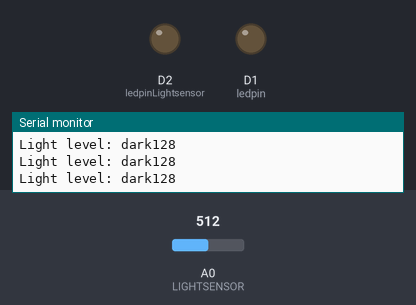
A sketch run on a simulated ESP8266 (NodeMCU). On the bench: output pins drawn as LEDs (lit = HIGH), the last lines printed to the serial monitor. The inputs (shaded band) are chosen by the test bench; at power-on: A0 (LIGHTSENSOR) = 512. WiFi joins after 1.5 s; servers stay silent unless stated; random numbers use the default seed unless the sketch sets one; no MQTT or app messages arrive unless stated.

Above: at 3.7 s.
3.8 s: A0 (LIGHTSENSOR) set to 0
At 5.1 s:
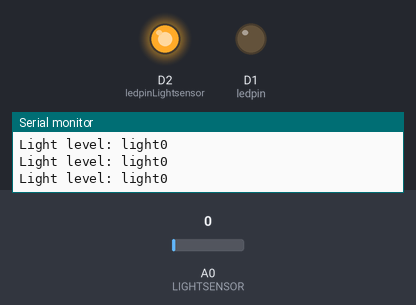
5.5 s: A0 (LIGHTSENSOR) set to 122
At 6.4 s:
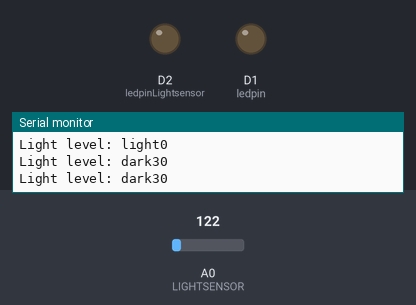
Timing chart, 0 to 8.5 s (numbered marks = the images above; inputs shaded):
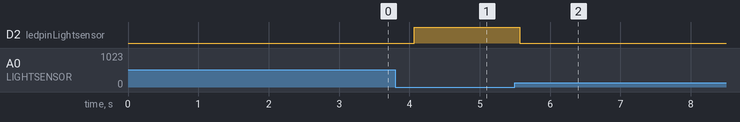

Measured:
- after the input at 3.8 s, D2 (ledpinLightsensor): LOW → HIGH after 0.27 s
- after the input at 5.5 s, D2 (ledpinLightsensor): HIGH → LOW after 0.07 s

The sketch:

requirement-D.ino
```cpp
#include <ESP8266WiFi.h>
#include <PubSubClient.h>
#define LIGHTSENSOR A0  // A/D Port
const char* ssid = "IoT-UNICA";
const char* password = "I@T-unic@2019";
const char* mqtt_server = "broker.mqtt-dashboard.com";
WiFiClient espClient;
PubSubClient client(espClient);
long lastMsg = 0;
char msg[50];
int value = 0;
int status = 0;
int ledpin = D1;
int ledpinLightsensor = D2;

void setup() {
  Serial.begin(115200);
  delay(1000);
  pinMode(ledpin, OUTPUT);
  pinMode(ledpinLightsensor, OUTPUT);
  setup_wifi();
  client.setServer(mqtt_server, 1883);
  client.setCallback(callback);
}
void setup_wifi() {
  delay(10);
  Serial.println("Attempting WIFI connection...");
  WiFi.mode(WIFI_STA);
  WiFi.mode(WIFI_STA);
  WiFi.begin(ssid, password);
  while (WiFi.status() != WL_CONNECTED) {
    Serial.print('.');
    delay(500);
  }
  Serial.println("WiFi connected");
}
void callback(char* topic, byte* payload, unsigned int length) {}

void reconnect() {
  int time = millis();
  int ledstatus = 0;
  while (!client.connected()) {
    if (millis() - time > 200) {
      ledstatus = !ledstatus;
      time = millis();
      digitalWrite(ledpin, ledstatus);
    }

    Serial.println("Attempting MQTT connection...");
    String clientId = "ESP8266Client-";
    clientId += String(random(0xffff), HEX);
    if (client.connect(clientId.c_str())) {
      Serial.print("clientID: ");
      Serial.println(clientId);
      Serial.println("connected");
      client.subscribe("rxData");
    } else delay(6000);
  }
}
void loop() {
  if (!client.connected()) reconnect();
  client.loop();
  long now = millis();
  // Send sensor data at each second
  if (now - lastMsg > 500) {
    lastMsg = now;
    int value = analogRead(LIGHTSENSOR);  // read sensor data
    if (value) {
      digitalWrite(ledpinLightsensor, LOW);
    } else {
      digitalWrite(ledpinLightsensor, HIGH);
    }
    value /= 4;
    String msg = "Light level: ";

    switch (value) {
      case 0:
        msg += "light";
        break;
      case 1:
        msg += "half-light";
        break;
      case 2:
        msg += "half-dark";
        break;
      default:
        msg += "dark";
        break;
    }

    msg = msg + value;
    char message[58];
    msg.toCharArray(message, 58);
    Serial.println(message);
    // Publish sensor data to MQTT broker
    client.publish("sensorData", message);
  }
}
```
